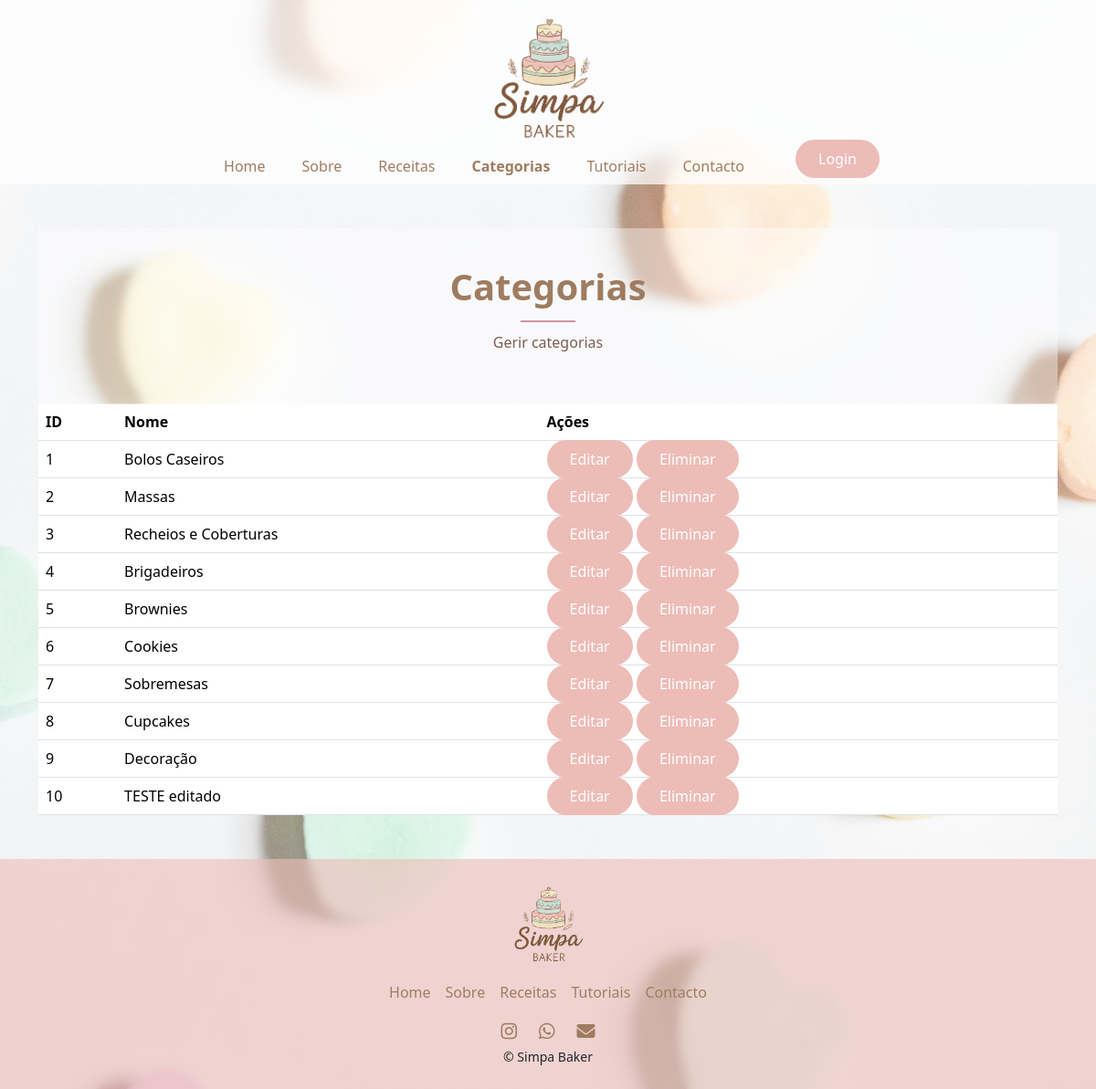
Screenshot of /Pages/categorias.php with the database file from the repository.
### tables this page shows
CREATE TABLE `categoria` (
  `id` int NOT NULL AUTO_INCREMENT,
  `nome` varchar(100) NOT NULL,
  PRIMARY KEY (`id`)
);

### Pages/categorias.php (the view, shortened to what this page needs)
<?php
$paginaAtual = "categorias";
require '../Config/database.php';
$sql = "SELECT * FROM categoria";
$stmt = $pdo->query($sql);
$categorias = $stmt->fetchAll(PDO::FETCH_ASSOC);
?>
<?php include 'content/head.php';?>
<?php include 'content/header.php';?>
<?php include 'content/nav.php';?>
<main>
    <div class="container my-5">
        <div class="page-hero">
            <h1 class="fw-bold">Categorias</h1>
            <div class="divider"></div>
            <p>Gerir categorias</p>
        </div>
        <table class="table">
            <thead>
                <tr>
                    <th>ID</th>
                    <th>Nome</th>
                    <th>Ações</th>
                </tr>
            </thead>
                <tbody>
                    <?php foreach ($categorias as $categoria): ?>
                        <tr>
                            <td>
                                <?= $categoria['id'] ?>
                            </td>
                            <td>
                                <?= htmlspecialchars($categoria['nome']) ?>
                            </td>
                            <td>
                                <a href="editar-categoria.php?id=<?= $categoria['id'] ?>"
                                class="btn-simpa">Editar</a>
                                <a href="eliminar-categoria.php?id=<?= $categoria['id'] ?>"
                                class="btn-simpa" onclick="return confirm('Tem certeza que deseja eliminar esta categoria?')">Eliminar</a>
                            </td>
                        </tr>
                    <?php endforeach; ?>
                </tbody>
        </table>
    </div>
</main>
<?php include 'content/footer.php'; ?>

### Pages/content/head.php (shortened to what this page needs)
<!doctype html>
<html lang="en">
<head>
    <link href="https://cdn.jsdelivr.net/npm/bootstrap@5.3.8/dist/css/bootstrap.min.css" rel="stylesheet"
>
    <link rel="stylesheet" href="https://cdnjs.cloudflare.com/ajax/libs/font-awesome/6.5.0/css/all.min.css">
    <link href="https://cdn.jsdelivr.net/npm/bootstrap-icons@1.11.3/font/bootstrap-icons.css" rel="stylesheet">
    <link rel="stylesheet" href="../Assets/CSS/style.css">
</head>

### Pages/content/header.php
<body class="d-flex flex-column min-vh-100">
    <header class="text-center">
            <a href="index.php">
                <img class="img-fluid" style="max-width: 160px;" src="../Assets/Imagens/Icones/logo_simpa.png"
                    alt="Simpa Baker logo">
            </a>

### Pages/content/nav.php (shortened to what this page needs)
<nav class="navbar navbar-expand-lg" data-bs-theme="light">
    <div class="container">
        <div class="collapse navbar-collapse justify-content-center" id="menu">
            <ul class="navbar-nav gap-4">
                <li class="nav-item">
                    <a class="nav-link <?php if (isset($paginaAtual) && $paginaAtual == "home") echo "active"; ?>"
                        href="index.php">Home</a>
                </li>
                <li class="nav-item">
                    <a class="nav-link <?php if (isset($paginaAtual) && $paginaAtual == "sobre") echo "active"; ?>"
                        href="sobre_nos.php">Sobre</a>
                </li>
                <li class="nav-item">
                    <a class="nav-link <?php if (isset($paginaAtual) && $paginaAtual == "receitas") echo "active"; ?>"
                        href="receitas.php">Receitas</a>
                </li>
                <li class="nav-item">
                    <a class="nav-link <?php if (isset($paginaAtual) && $paginaAtual == "categorias") echo "active"; ?>"
                        href="categorias.php">Categorias</a>
                </li>
                <li class="nav-item">
                    <a class="nav-link <?php if (isset($paginaAtual) && $paginaAtual == "videos") echo "active"; ?>"
                        href="videos.php">Tutoriais</a>
                </li>
                <li class="nav-item">
                    <a class="nav-link <?php if (isset($paginaAtual) && $paginaAtual == "contactos") echo "active"; ?>"
                        href="contactos.php">Contacto</a>
                </li>
                <li class="nav-item">
                    <?php if (isset($_SESSION['utilizador_id'])): ?>
                            <li class="nav-item">
                                <span class="nav-link">Olá, <?= htmlspecialchars($_SESSION['nome']) ?></span>
                            </li>
                            <li class="nav-item">
                                <a href="logout.php" class="btn-simpa">Logout</a>
                            </li>
                        <?php else: ?>
                            <li class="nav-item">
                                <a href="login.php" class="btn-simpa">Login</a>
                            </li>
                    <?php endif; ?>
                </li>
            </ul>
        </div>
    </div>
</nav>
</header>

### Pages/content/footer.php (shortened to what this page needs)
    <footer class="footer mt-auto py-4">
        <div class="container text-center">
            <img src="../Assets/Imagens/Icones/logo_simpa.png" alt="Simpa Baker logo" style="max-width: 100px;">
            <div class="d-flex justify-content-center gap-3 mb-2">
                <a href="index.php" class="footer-link">Home</a>
                <a href="sobre_nos.php" class="footer-link">Sobre</a>
                <a href="receitas.php" class="footer-link">Receitas</a>
                <a href="videos.php" class="footer-link">Tutoriais</a>
                <a href="contactos.php" class="footer-link">Contacto</a>
            </div>
            <div class="d-flex justify-content-center gap-4 mt-3">
                <a href="https://instagram.com/simpa.baker" target="_blank" class="footer-icon"><i
                        class="fa-brands fa-instagram"></i></a>
                <a href="https://wa.me/351937646633" target="_blank" class="footer-icon"><i
                        class="fa-brands fa-whatsapp"></i></a>
                <a href="mailto:jessica_amorim@hotmail.com" class="footer-icon"><i class="fa-solid fa-envelope"></i></a>
            </div>
                <small>&copy; Simpa Baker</small>
            </div>
    </footer>
</body>
</html>

### Assets/CSS/style.css (style rules this page uses)
:root { --rosa: rgb(237, 188, 183); --verde: #c5dfd6; --creme: #f5efe0; --marrom: #9f7c60; }
html { overflow-y: scroll; }
body { background-image: url("../Imagens/background/fundo_coracoes.jpg"); background-size: cover; background-position: center; background-repeat: no-repeat; background-attachment: fixed; overflow-y: scroll; }
header { padding-top: 10px; padding-bottom: 0; z-index: 1000; background-color: rgba(255, 255, 255, 0.7); backdrop-filter: blur(8px); transition: all 0.3s ease; }
header img { height: 80px; object-fit: contain; }
.navbar { background-color: transparent; padding-top: 0 !important; padding-bottom: 0 !important; }
.navbar .nav-link { color: var(--marrom); transition: 0.3s; }
.navbar .nav-link.active { color: var(--marrom); font-weight: 600; }
.footer { background-color: rgba(237, 188, 183, 0.6); backdrop-filter: blur(6px); }
.footer img { margin-bottom: 15px; }
.footer-link { text-decoration: none; color: var(--marrom); font-weight: 500; }
.footer-icon { color: var(--marrom); font-size: 20px; transition: 0.3s; }
.btn-simpa { background-color: var(--marrom); color: white; border: none; padding: 10px 25px; border-radius: 30px; transition: 0.3s; }
.divider { width: 60px; height: 3px; background-color: var(--rosa); margin: 10px auto 30px; }
.btn-simpa { background-color: var(--rosa); color: white; border: none; padding: 10px 25px; border-radius: 30px; transition: 0.3s; text-decoration: none; }
.page-hero { background-color: rgba(255, 255, 255, 0.4); backdrop-filter: blur(5px); text-align: center; padding: 40px 20px; }
.page-hero h1 { color: var(--marrom); }
.divider { width: 60px; height: 2px; background-color: #d4919e; margin: 0.8rem auto 0.5rem; }
.page-hero p { margin-top: 10px; color: #7a5c52; font-weight: 300; }

### rows the page displays
categoria: id "1", nome "Bolos Caseiros"
categoria: id "2", nome "Massas"
categoria: id "3", nome "Recheios e Coberturas"
categoria: id "4", nome "Brigadeiros"
categoria: id "5", nome "Brownies"
categoria: id "6", nome "Cookies"
categoria: id "7", nome "Sobremesas"
categoria: id "8", nome "Cupcakes"
categoria: id "9", nome "Decoração"
categoria: id "10", nome "TESTE editado"
